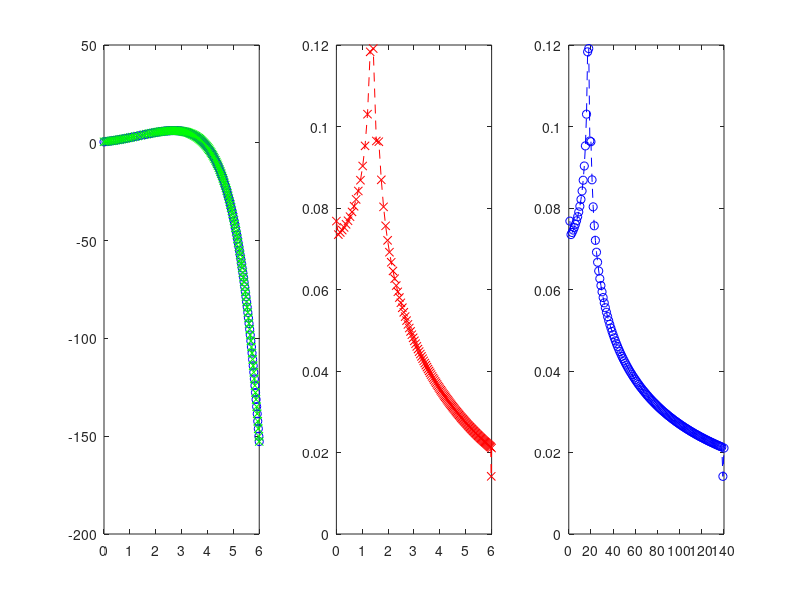

Here is the MATLAB script that generated this plot:
function rk45
epsilon = 0.0000001;
h = 0.5;
hh(1) = h;
t = 0;
w = 0.5;
tt(1) = t
ww(1) = w;
ye(1)=0.5;
i = 1;
ii(1) = 1;
fprintf('Step %d: t = %6.4f, w = %18.15f\n', i, t(1), w(1));
tmax = 6
while t<tmax
h = min(h, tmax-t);
k1 = h*f(t,w);
k2 = h*f(t+h/4, w+k1/4);
k3 = h*f(t+3*h/8, w+3*k1/32+9*k2/32);
k4 = h*f(t+12*h/13, w+1932*k1/2197-7200*k2/2197+7296*k3/2197);
k5 = h*f(t+h, w+439*k1/216-8*k2+3680*k3/513-845*k4/4104);
k6 = h*f(t+h/2, w-8*k1/27+2*k2-3544*k3/2565+1859*k4/4104-11*k5/40);
w1 = w + 25*k1/216+1408*k3/2565+2197*k4/4104-k5/5;
w2 = w + 16*k1/135+6656*k3/12825+28561*k4/56430-9*k5/50+2*k6/55;
R = abs(w1-w2)/h;
delta = 0.84*(epsilon/R)^(1/4);
if R<=epsilon
t = t+h;
w = w1;
i = i+1;
ii(i) = i;
tt(i) = t;
ww(i)= w;
hh(i-1) = tt(i)-tt(i-1);
fprintf('Step %d: t = %6.4f, w = %18.15f\n', i, t, w);

ye(i) = -(1/2)*(exp(t)) + t^2 + 2*t + 1;
%ye(i) = 1 - (1/2)*exp(-10*t);

h = delta*h;
hh(i)=h;
else
h = delta*h;
end
end
subplot(1,3,1)
plot(tt,ww,'b--o',tt,ye,'g--x')
subplot(1,3,2)
plot(tt,hh,'r--x')
subplot(1,3,3)
plot(ii,hh,'b--o')
%%%  ye = -(1/2)*(e^t) + t^2 + 2t + 1
%%%%%%%%%%%%%%%%%%
function v = f(t,y)
v = y-t^2+1;
%v = 10*(1-y);